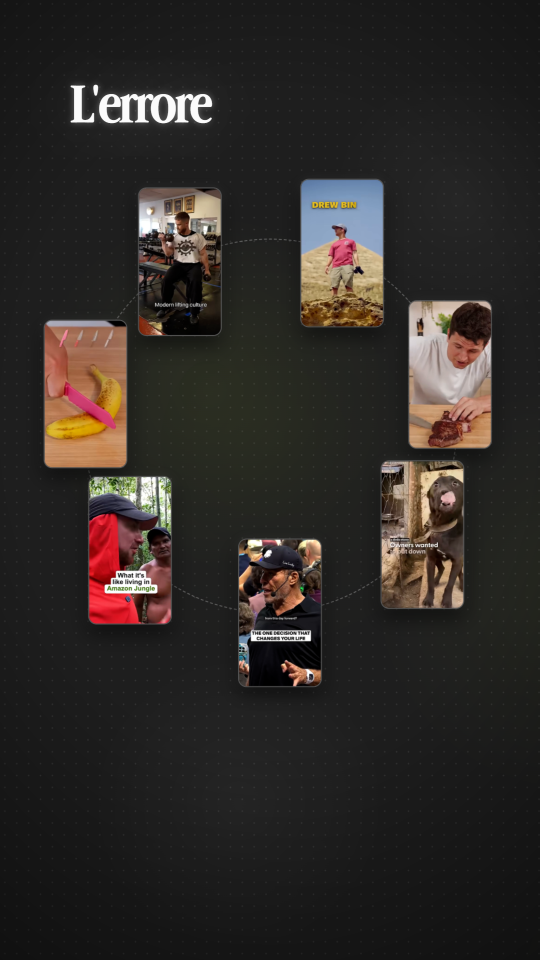
#> input picture reel-01-v5/composition/snapshots/frame-01-at-0.3s.png, 1080 x 1920 px (shown at 1/2 size)
$ python snap_kd.py ../../../../../reel-01-v5/composition/snapshots/frame-00-at-0s.png ../../../../../reel-01-v5/composition/snapshots/frame-01-at-0.3s.png ../../../../../reel-01-v5/composition/snapshots/frame-01-at-0.3s.png 5
#> lines starting #> are read from the running program, lines starting #| are printed output that depends on the picture; after the words box and inside, x2 and y2 are one past the last pixel; in counts of white or black regions, pixels touching at a corner belong together
# -*- coding: utf-8 -*-
"""KALLAWAY (sopra) | COPIA (sotto) dalle snapshot di HyperFrames (composition/snapshots/frame-NN-at-Ts.png) e dal suo reel agli
stessi istanti (blocco C2: verifica veloce senza render). Zona y 0–1340, linea rossa a 1332.

    _tools/venv/bin/python -I snap_kd.py <comp> <reel.mp4> <out.jpg> [altezza 380]
"""
import sys, os, re, math, glob, cv2, numpy as np
comp, reel, out = sys.argv[1], sys.argv[2], sys.argv[3]
H = int(sys.argv[4]) if len(sys.argv) > 4 else 380
snaps = sorted(glob.glob(os.path.join(comp, "composition", "snapshots", "frame-*-at-*s.png")), key=lambda p: int(re.search(r"frame-(\d+)", p).group(1)))
cap = cv2.VideoCapture(reel); fps = cap.get(cv2.CAP_PROP_FPS)
def cella(f, et):
    f = cv2.resize(f, (1080, int(f.shape[0] * 1080 / f.shape[1])))[:1400]
    cv2.line(f, (0, 1332), (1080, 1332), (0, 0, 255), 3)
    f = cv2.resize(f, (int(1080 * H / 1400), H), interpolation=cv2.INTER_AREA)
    cv2.putText(f, et, (5, 20), cv2.FONT_HERSHEY_SIMPLEX, 0.55, (80, 255, 200), 2)
    return f
K, C = [], []
for p in snaps:
    t = float(re.search(r"at-([\d.]+)s", p).group(1))
    cap.set(cv2.CAP_PROP_POS_FRAMES, math.ceil(t * fps - 0.02)); ok, fk = cap.read()
#> further down, fk is the input picture: shape (1920, 1080, 3); mean B, G, R 39, 42.1, 46.8
    K.append(cella(fk if ok else np.zeros((1280, 720, 3), np.uint8), f"K {t:g}"))
#> in cella, `f = cv2.resize(f, (1080, int(f.shape[0] * 1080 / f.shape[1])))[:1400]`:
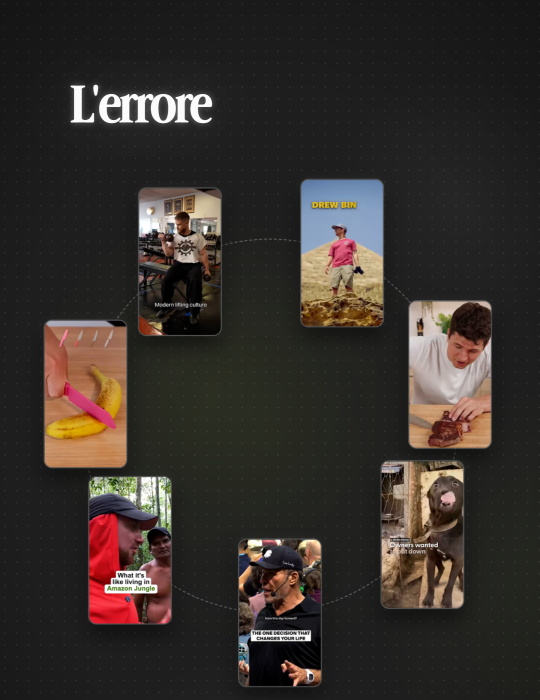
#> f: shape (1400, 1080, 3) (shown at 1/2 size); mean of channels 0, 1, 2 43.8, 48.1, 54.5; drawn as B, G, R
#> in cella, `cv2.line(f, (0, 1332), (1080, 1332), (0, 0, 255), 3)`:
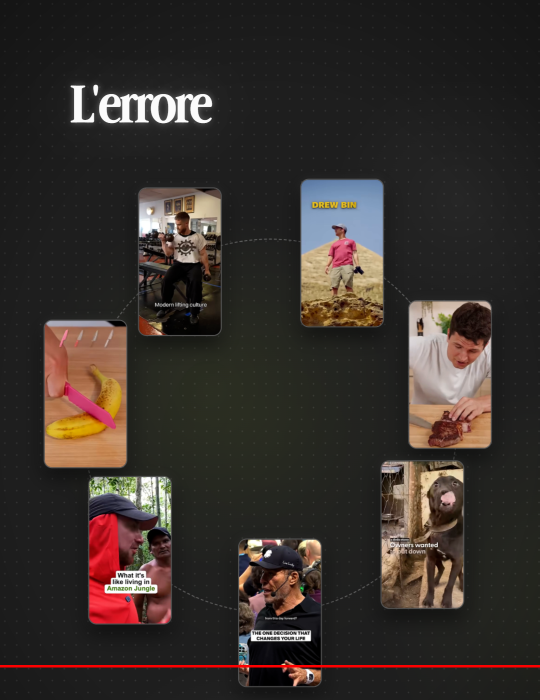
#> f: shape (1400, 1080, 3) (shown at 1/2 size); 0.36% of pixels changed, all inside (x1, y1, x2, y2) = (0, 1330, 1080, 1335); drawn as B, G, R
    C.append(cella(cv2.imread(p), f"C {t:g}"))
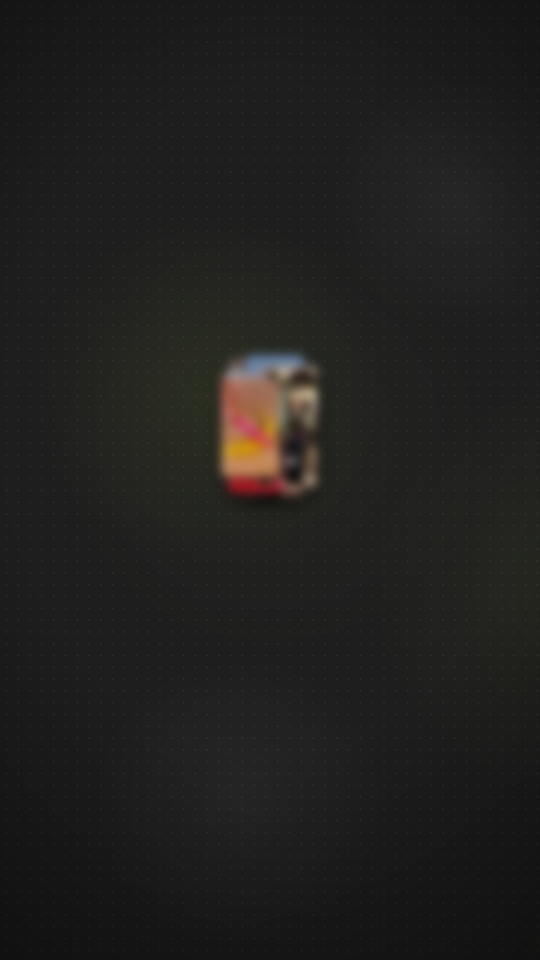
#> input picture reel-01-v5/composition/snapshots/frame-00-at-0s.png, 1080 x 1920 px (shown at 1/2 size)
#> call 2 of cella, with et = 'C 0'
#> in cella (call 2), `f = cv2.resize(f, (1080, int(f.shape[0] * 1080 / f.shape[1])))[:1400]`:
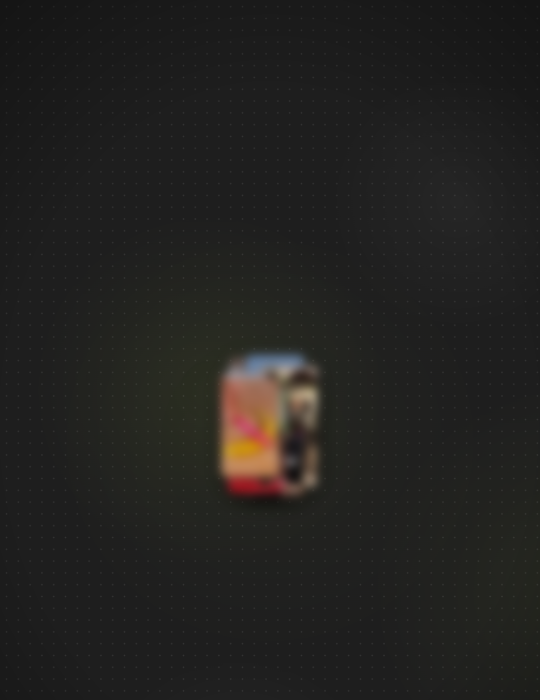
#> f: shape (1400, 1080, 3) (shown at 1/2 size); mean of channels 0, 1, 2 31.8, 33.8, 34.8; drawn as B, G, R
#> in cella (call 2), `cv2.line(f, (0, 1332), (1080, 1332), (0, 0, 255), 3)`:
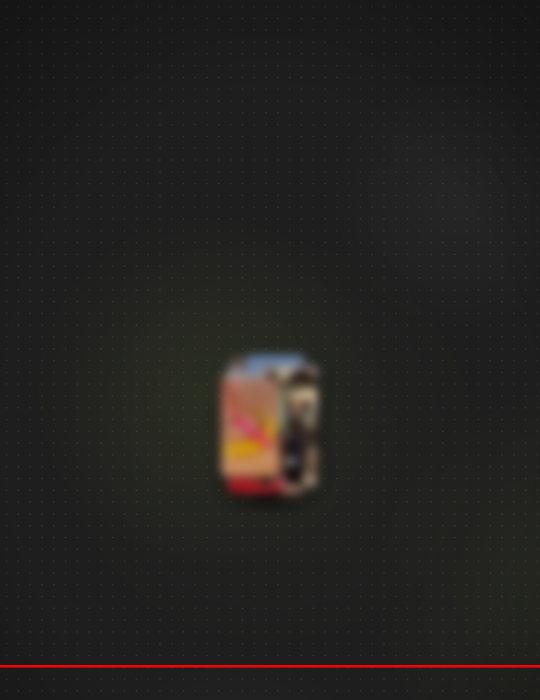
#> f: shape (1400, 1080, 3) (shown at 1/2 size); 0.36% of pixels changed, all inside (x1, y1, x2, y2) = (0, 1330, 1080, 1335); drawn as B, G, R
righe = []
for k in range(0, len(K), 8):
    a, b = K[k:k + 8], C[k:k + 8]
    pad = [np.zeros_like(K[0])] * (8 - len(a))
    righe += [np.hstack(a + pad), np.hstack(b + pad)]
#> this loop made 1 pass
#> after the loop, righe = 2 items
cv2.imwrite(out, np.vstack(righe), [cv2.IMWRITE_JPEG_QUALITY, 80])
print(out)
